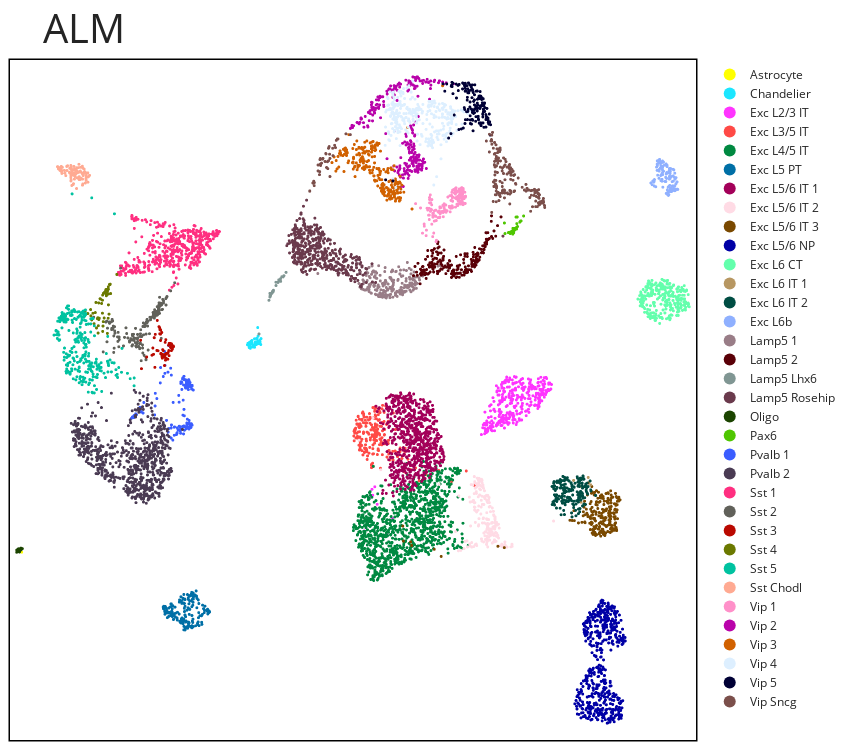

The cell this chart's notebook holds for it:
### Markdown cell above
# FIG 3A

### Code cell
fig = bp.umap(alm, 'labels34', title="ALM", width=850, height=750)
fig.update_layout(margin=dict(t=60), title_font_size=40)
fig.update_layout(
    title=dict(
        y=0.98,              
        yanchor="top",
        pad=dict(t=0, b=0) 
    )
)
fig.write_image("FIG3/ALM.png", scale=3)
fig.show()

### Figure 1 — Plotly figure (JSON) as saved in the notebook; plotly's stock layout.template omitted (floating-point values rounded to 4 significant figures; data arrays with more than 128 entries replaced by an {"elided": "..."} marker saying what was removed)
{"data": [{"hovertemplate": "color=Astrocyte<br>x=%{x}<br>y=%{y}<extra></extra>", "legendgroup": "Astrocyte", "line": {"width": 2}, "marker": {"color": "#FFFF00", "size": 3, "symbol": "circle"}, "mode": "markers", "name": "Astrocyte", "showlegend": true, "type": "scattergl", "x": [-9.991, -9.917], "xaxis": "x", "y": [-2.716, -2.797], "yaxis": "y"}, {"hovertemplate": "color=Chandelier<br>x=%{x}<br>y=%{y}<extra></extra>", "legendgroup": "Chandelier", "line": {"width": 2}, "marker": {"color": "#1CE6FF", "size": 3, "symbol": "circle"}, "mode": "markers", "name": "Chandelier", "showlegend": true, "type": "scattergl", "x": [0.9388, 1.302, 1.261, 1.054, 1.108, 1.295, 1.353, 1.265, 1.482, 1.365, 1.325, 1.435, 1.491, 1.255, 1.445, 0.9657, 0.9459, 1.105, 0.9386, 1.142, 1.099, 1.361, 1.174, 1.335, 1.185, 1.051, 1.339, 1.398, 1.351, 0.929, 1.336, 0.9087, 1.208, 0.8483, 1.279, 1.232, 1.001, 0.8677, 1.188, 0.9593, 1.06, 0.9862, 0.9845], "xaxis": "x", "y": [7.2, 7.391, 7.095, 7.133, 6.986, 7.197, 7.504, 7.145, 7.103, 7.191, 7.214, 7.294, 7.385, 7.141, 7.226, 7.109, 6.97, 7.045, 6.954, 7.09, 7.028, 7.194, 7.089, 7.137, 7.379, 7.224, 7.277, 7.15, 7.194, 6.956, 7.91, 7.054, 7.193, 7.088, 7.391, 7.235, 7.246, 7.156, 6.973, 7.091, 7.293, 6.969, 6.922], "yaxis": "y"}, {"hovertemplate": "color=Exc L2/3 IT<br>x=%{x}<br>y=%{y}<extra></extra>", "legendgroup": "Exc L2/3 IT", "line": {"width": 2}, "marker": {"color": "#FF34FF", "size": 3, "symbol": "circle"}, "mode": "markers", "name": "Exc L2/3 IT", "showlegend": true, "type": "scattergl", "x": {"elided": "325 float values"}, "xaxis": "x", "y": {"elided": "325 float values"}, "yaxis": "y"}, {"hovertemplate": "color=Exc L3/5 IT<br>x=%{x}<br>y=%{y}<extra></extra>", "legendgroup": "Exc L3/5 IT", "line": {"width": 2}, "marker": {"color": "#FF4A46", "size": 3, "symbol": "circle"}, "mode": "markers", "name": "Exc L3/5 IT", "showlegend": true, "type": "scattergl", "x": {"elided": "224 float values"}, "xaxis": "x", "y": {"elided": "224 float values"}, "yaxis": "y"}, {"hovertemplate": "color=Exc L4/5 IT<br>x=%{x}<br>y=%{y}<extra></extra>", "legendgroup": "Exc L4/5 IT", "line": {"width": 2}, "marker": {"color": "#008941", "size": 3, "symbol": "circle"}, "mode": "markers", "name": "Exc L4/5 IT", "showlegend": true, "type": "scattergl", "x": {"elided": "1037 float values"}, "xaxis": "x", "y": {"elided": "1037 float values"}, "yaxis": "y"}, {"hovertemplate": "color=Exc L5 PT<br>x=%{x}<br>y=%{y}<extra></extra>", "legendgroup": "Exc L5 PT", "line": {"width": 2}, "marker": {"color": "#006FA6", "size": 3, "symbol": "circle"}, "mode": "markers", "name": "Exc L5 PT", "showlegend": true, "type": "scattergl", "x": {"elided": "165 float values"}, "xaxis": "x", "y": {"elided": "165 float values"}, "yaxis": "y"}, {"hovertemplate": "color=Exc L5/6 IT 1<br>x=%{x}<br>y=%{y}<extra></extra>", "legendgroup": "Exc L5/6 IT 1", "line": {"width": 2}, "marker": {"color": "#A30059", "size": 3, "symbol": "circle"}, "mode": "markers", "name": "Exc L5/6 IT 1", "showlegend": true, "type": "scattergl", "x": {"elided": "703 float values"}, "xaxis": "x", "y": {"elided": "703 float values"}, "yaxis": "y"}, {"hovertemplate": "color=Exc L5/6 IT 2<br>x=%{x}<br>y=%{y}<extra></extra>", "legendgroup": "Exc L5/6 IT 2", "line": {"width": 2}, "marker": {"color": "#FFDBE5", "size": 3, "symbol": "circle"}, "mode": "markers", "name": "Exc L5/6 IT 2", "showlegend": true, "type": "scattergl", "x": {"elided": "199 float values"}, "xaxis": "x", "y": {"elided": "199 float values"}, "yaxis": "y"}, {"hovertemplate": "color=Exc L5/6 IT 3<br>x=%{x}<br>y=%{y}<extra></extra>", "legendgroup": "Exc L5/6 IT 3", "line": {"width": 2}, "marker": {"color": "#7A4900", "size": 3, "symbol": "circle"}, "mode": "markers", "name": "Exc L5/6 IT 3", "showlegend": true, "type": "scattergl", "x": {"elided": "223 float values"}, "xaxis": "x", "y": {"elided": "223 float values"}, "yaxis": "y"}, {"hovertemplate": "color=Exc L5/6 NP<br>x=%{x}<br>y=%{y}<extra></extra>", "legendgroup": "Exc L5/6 NP", "line": {"width": 2}, "marker": {"color": "#0000A6", "size": 3, "symbol": "circle"}, "mode": "markers", "name": "Exc L5/6 NP", "showlegend": true, "type": "scattergl", "x": {"elided": "527 float values"}, "xaxis": "x", "y": {"elided": "527 float values"}, "yaxis": "y"}, {"hovertemplate": "color=Exc L6 CT<br>x=%{x}<br>y=%{y}<extra></extra>", "legendgroup": "Exc L6 CT", "line": {"width": 2}, "marker": {"color": "#63FFAC", "size": 3, "symbol": "circle"}, "mode": "markers", "name": "Exc L6 CT", "showlegend": true, "type": "scattergl", "x": {"elided": "264 float values"}, "xaxis": "x", "y": {"elided": "264 float values"}, "yaxis": "y"}, {"hovertemplate": "color=Exc L6 IT 1<br>x=%{x}<br>y=%{y}<extra></extra>", "legendgroup": "Exc L6 IT 1", "line": {"width": 2}, "marker": {"color": "#B79762", "size": 3, "symbol": "circle"}, "mode": "markers", "name": "Exc L6 IT 1", "showlegend": true, "type": "scattergl", "x": [16.7, 17.21, 16.75, 17.09, 16.39], "xaxis": "x", "y": [0.3324, 0.4161, -0.4136, 0.7674, 0.6254], "yaxis": "y"}, {"hovertemplate": "color=Exc L6 IT 2<br>x=%{x}<br>y=%{y}<extra></extra>", "legendgroup": "Exc L6 IT 2", "line": {"width": 2}, "marker": {"color": "#004D43", "size": 3, "symbol": "circle"}, "mode": "markers", "name": "Exc L6 IT 2", "showlegend": true, "type": "scattergl", "x": {"elided": "173 float values"}, "xaxis": "x", "y": {"elided": "173 float values"}, "yaxis": "y"}, {"hovertemplate": "color=Exc L6b<br>x=%{x}<br>y=%{y}<extra></extra>", "legendgroup": "Exc L6b", "line": {"width": 2}, "marker": {"color": "#8FB0FF", "size": 3, "symbol": "circle"}, "mode": "markers", "name": "Exc L6b", "showlegend": true, "type": "scattergl", "x": [21.32, 20.96, 20.38, 21.04, 21.14, 20.49, 20.68, 21.01, 21.22, 20.8, 20.64, 21.17, 20.56, 20.9, 20.25, 20.96, 20.63, 20.93, 21.36, 21.27, 20.49, 20.97, 20.61, 21.21, 21.09, 21.0, 20.97, 20.88, 21.17, 20.08, 20.51, 20.86, 20.79, 20.54, 21.14, 21.05, 21.01, 20.78, 20.85, 20.14, 20.47, 21.23, 21.0, 20.48, 21.2, 20.55, 20.47, 20.95, 21.15, 20.52, 21.27, 20.72, 20.4, 20.17, 20.48, 20.65, 20.46, 21.04, 20.38, 20.64, 20.24, 20.31, 21.22, 20.87, 20.64, 20.48, 21.24, 20.38, 20.78, 20.99, 21.2, 21.11, 20.93, 20.61, 20.24, 20.63, 20.22, 21.09, 20.48, 20.85, 20.54, 20.83, 21.02, 21.34, 21.22, 20.63, 20.62, 20.65, 21.25, 20.6, 20.85, 20.75, 20.21, 20.55, 20.38, 21.16, 20.35, 20.39, 21.02, 20.46, 20.85, 20.68, 20.81, 20.51, 20.9, 20.91, 21.15, 21.18, 20.98, 20.96, 20.8, 21.06, 20.97, 20.95, 20.83], "xaxis": "x", "y": [14.85, 14.99, 15.86, 14.49, 15.46, 15.92, 15.8, 14.4, 15.27, 15.71, 15.39, 15.43, 14.92, 14.6, 14.96, 15.4, 15.54, 15.35, 14.5, 14.77, 15.82, 15.07, 14.89, 14.45, 14.65, 15.03, 15.12, 15.28, 14.66, 14.8, 15.76, 14.47, 14.87, 15.16, 15.14, 15.11, 14.52, 15.07, 14.27, 14.72, 15.77, 14.98, 15.37, 15.88, 15.06, 15.63, 15.37, 14.4, 14.89, 15.51, 15.06, 15.65, 15.17, 14.9, 15.45, 15.79, 15.02, 14.4, 15.63, 15.6, 14.66, 14.62, 14.43, 14.35, 15.29, 15.76, 14.52, 15.7, 15.66, 15.26, 14.45, 14.67, 14.25, 14.97, 14.9, 15.85, 14.85, 14.87, 15.78, 15.65, 15.77, 15.02, 14.55, 14.51, 14.67, 15.19, 15.45, 14.6, 14.46, 15.24, 14.31, 14.88, 14.91, 15.76, 15.4, 14.55, 15.56, 15.68, 15.49, 15.9, 15.58, 15.37, 14.31, 15.79, 14.33, 14.21, 14.47, 14.45, 14.69, 14.44, 15.23, 14.4, 15.49, 14.66, 15.3], "yaxis": "y"}, {"hovertemplate": "color=Lamp5 1<br>x=%{x}<br>y=%{y}<extra></extra>", "legendgroup": "Lamp5 1", "line": {"width": 2}, "marker": {"color": "#997D87", "size": 3, "symbol": "circle"}, "mode": "markers", "name": "Lamp5 1", "showlegend": true, "type": "scattergl", "x": {"elided": "215 float values"}, "xaxis": "x", "y": {"elided": "215 float values"}, "yaxis": "y"}, {"hovertemplate": "color=Lamp5 2<br>x=%{x}<br>y=%{y}<extra></extra>", "legendgroup": "Lamp5 2", "line": {"width": 2}, "marker": {"color": "#5A0007", "size": 3, "symbol": "circle"}, "mode": "markers", "name": "Lamp5 2", "showlegend": true, "type": "scattergl", "x": {"elided": "203 float values"}, "xaxis": "x", "y": {"elided": "203 float values"}, "yaxis": "y"}, {"hovertemplate": "color=Lamp5 Lhx6<br>x=%{x}<br>y=%{y}<extra></extra>", "legendgroup": "Lamp5 Lhx6", "line": {"width": 2}, "marker": {"color": "#809693", "size": 3, "symbol": "circle"}, "mode": "markers", "name": "Lamp5 Lhx6", "showlegend": true, "type": "scattergl", "x": [2.044, 1.93, 2.015, 1.918, 2.301, 1.972, 1.965, 1.928, 2.348, 2.078, 2.083, 1.869, 1.397, 1.965, 2.204, 2.546, 1.95, 2.314, 2.583, 2.428, 2.01, 2.484, 2.207, 2.338, 2.686, 1.957, 1.915, 2.033, 2.431], "xaxis": "x", "y": [9.639, 9.43, 9.547, 9.368, 10.06, 9.523, 9.515, 9.438, 10.16, 9.63, 9.692, 9.211, 7.606, 9.527, 10.07, 10.33, 9.437, 10.08, 10.39, 10.24, 9.567, 10.34, 9.916, 10.19, 10.54, 9.5, 9.539, 9.584, 10.11], "yaxis": "y"}, {"hovertemplate": "color=Lamp5 Rosehip<br>x=%{x}<br>y=%{y}<extra></extra>", "legendgroup": "Lamp5 Rosehip", "line": {"width": 2}, "marker": {"color": "#6A3A4C", "size": 3, "symbol": "circle"}, "mode": "markers", "name": "Lamp5 Rosehip", "showlegend": true, "type": "scattergl", "x": {"elided": "425 float values"}, "xaxis": "x", "y": {"elided": "425 float values"}, "yaxis": "y"}, {"hovertemplate": "color=Oligo<br>x=%{x}<br>y=%{y}<extra></extra>", "legendgroup": "Oligo", "line": {"width": 2}, "marker": {"color": "#1B4400", "size": 3, "symbol": "circle"}, "mode": "markers", "name": "Oligo", "showlegend": true, "type": "scattergl", "x": [-9.959, -10.03, -10.12, -9.91, -10.13, -10.14, -10.15, -10.0, -10.01, -10.02, -10.15, -10.03, -10.07, -9.885, -9.94, -9.996, -9.954, -10.11, -10.02], "xaxis": "x", "y": [-2.692, -2.782, -2.705, -2.647, -2.72, -2.761, -2.799, -2.689, -2.707, -2.782, -2.695, -2.712, -2.631, -2.626, -2.648, -2.632, -2.603, -2.767, -2.661], "yaxis": "y"}, {"hovertemplate": "color=Pax6<br>x=%{x}<br>y=%{y}<extra></extra>", "legendgroup": "Pax6", "line": {"width": 2}, "marker": {"color": "#4FC601", "size": 3, "symbol": "circle"}, "mode": "markers", "name": "Pax6", "showlegend": true, "type": "scattergl", "x": [13.28, 13.12, 13.54, 13.58, 13.86, 13.5, 13.65, 13.72, 13.49, 13.53, 13.09, 13.45, 13.3, 13.37, 13.66, 13.51, 13.89, 13.38, 13.71, 13.58, 13.67, 13.59, 14.01, 13.68, 13.58, 13.42, 13.83], "xaxis": "x", "y": [12.43, 12.39, 12.43, 12.56, 12.99, 12.64, 13.18, 12.73, 12.37, 12.49, 12.9, 12.5, 12.45, 12.39, 12.68, 12.62, 12.99, 12.46, 13.18, 12.64, 12.61, 12.64, 13.23, 12.86, 12.59, 12.42, 12.93], "yaxis": "y"}, {"hovertemplate": "color=Pvalb 1<br>x=%{x}<br>y=%{y}<extra></extra>", "legendgroup": "Pvalb 1", "line": {"width": 2}, "marker": {"color": "#3B5DFF", "size": 3, "symbol": "circle"}, "mode": "markers", "name": "Pvalb 1", "showlegend": true, "type": "scattergl", "x": [-1.872, -2.794, -2.36, -2.1, -1.975, -3.577, -2.105, -3.474, -2.445, -2.111, -2.696, -2.049, -2.015, -2.943, -3.295, -3.309, -3.118, -2.283, -4.213, -1.906, -3.091, -3.086, -1.97, -2.046, -2.934, -3.012, -1.842, -1.914, -2.083, -1.798, -2.512, -2.164, -2.066, -2.782, -3.097, -2.339, -2.507, -2.813, -2.183, -2.41, -2.325, -2.116, -2.173, -2.499, -1.98, -1.956, -2.199, -2.646, -2.045, -2.181, -1.939, -2.914, -4.446, -2.18, -1.856, -4.685, -1.735, -1.819, -1.889, -2.383, -2.228, -2.792, -2.429, -4.567, -2.246, -4.234, -1.987, -2.01, -4.094, -2.143, -2.059, -1.815, -2.643, -2.712, -4.481, -2.903, -2.168, -2.14, -2.776, -4.273, -1.932, -2.16, -2.01, -2.238, -3.547, -2.041, -2.04, -2.033, -1.892, -2.34, -2.357, -2.078, -1.932, -3.555, -4.641, -2.407, -1.791, -2.539, -1.834, -2.355, -2.465, -2.63, -4.561, -2.228, -2.281, -2.22, -2.332, -1.992, -4.285, -2.234, -2.084, -1.943, -2.217, -2.079, -1.968, -2.19, -1.787, -2.019, -1.982, -1.85, -2.201, -1.953, -1.857, -4.131, -3.166, -1.895], "xaxis": "x", "y": [3.272, 3.124, 3.187, 5.028, 5.162, 3.749, 3.18, 4.526, 3.024, 5.052, 4.343, 5.329, 5.279, 5.786, 6.006, 5.275, 3.169, 5.303, 3.905, 3.208, 5.73, 6.106, 4.955, 5.024, 2.93, 3.487, 3.332, 3.141, 5.412, 5.113, 2.869, 3.704, 5.344, 5.645, 6.766, 2.871, 2.9, 5.974, 3.221, 4.355, 5.327, 5.161, 5.453, 3.136, 5.08, 5.429, 5.177, 3.16, 3.36, 5.588, 3.078, 7.055, 3.76, 4.012, 5.089, 3.584, 4.933, 3.305, 3.188, 3.011, 3.736, 2.646, 4.679, 3.621, 5.456, 3.891, 3.329, 3.17, 4.341, 5.433, 5.262, 4.979, 2.778, 2.546, 3.802, 3.097, 5.421, 3.192, 3.27, 4.113, 3.347, 3.016, 5.278, 5.511, 4.778, 5.25, 3.301, 5.181, 5.178, 3.083, 3.176, 5.1, 3.48, 4.174, 3.646, 3.209, 3.256, 2.812, 3.325, 2.976, 3.05, 3.174, 3.716, 3.207, 4.964, 3.196, 5.25, 3.127, 3.948, 3.188, 5.177, 5.392, 4.451, 3.083, 5.283, 3.191, 5.156, 3.544, 5.203, 3.147, 2.842, 5.337, 5.165, 3.838, 5.577, 5.293], "yaxis": "y"}, {"hovertemplate": "color=Pvalb 2<br>x=%{x}<br>y=%{y}<extra></extra>", "legendgroup": "Pvalb 2", "line": {"width": 2}, "marker": {"color": "#4A3B53", "size": 3, "symbol": "circle"}, "mode": "markers", "name": "Pvalb 2", "showlegend": true, "type": "scattergl", "x": {"elided": "716 float values"}, "xaxis": "x", "y": {"elided": "716 float values"}, "yaxis": "y"}, {"hovertemplate": "color=Sst 1<br>x=%{x}<br>y=%{y}<extra></extra>", "legendgroup": "Sst 1", "line": {"width": 2}, "marker": {"color": "#FF2F80", "size": 3, "symbol": "circle"}, "mode": "markers", "name": "Sst 1", "showlegend": true, "type": "scattergl", "x": {"elided": "437 float values"}, "xaxis": "x", "y": {"elided": "437 float values"}, "yaxis": "y"}, {"hovertemplate": "color=Sst 2<br>x=%{x}<br>y=%{y}<extra></extra>", "legendgroup": "Sst 2", "line": {"width": 2}, "marker": {"color": "#61615A", "size": 3, "symbol": "circle"}, "mode": "markers", "name": "Sst 2", "showlegend": true, "type": "scattergl", "x": {"elided": "147 float values"}, "xaxis": "x", "y": {"elided": "147 float values"}, "yaxis": "y"}, {"hovertemplate": "color=Sst 3<br>x=%{x}<br>y=%{y}<extra></extra>", "legendgroup": "Sst 3", "line": {"width": 2}, "marker": {"color": "#BA0900", "size": 3, "symbol": "circle"}, "mode": "markers", "name": "Sst 3", "showlegend": true, "type": "scattergl", "x": [-3.296, -2.733, -3.061, -2.816, -3.147, -3.194, -3.277, -2.889, -3.471, -2.785, -3.046, -3.601, -3.07, -2.687, -3.453, -3.548, -3.416, -3.371, -3.231, -2.949, -3.032, -3.663, -3.238, -2.968, -3.071, -3.289, -2.766, -2.809, -2.78, -2.886, -2.711, -2.931, -3.317, -4.246, -2.905, -2.844, -3.631, -3.02, -3.191, -3.703, -3.334, -4.208, -2.683, -3.109, -3.212, -3.34, -3.167, -3.223, -3.288, -3.304, -3.035, -2.696, -3.327, -3.092, -3.595, -3.119, -3.026, -3.076, -3.568, -2.913, -3.956], "xaxis": "x", "y": [7.297, 6.885, 6.357, 6.962, 6.509, 6.859, 6.686, 6.572, 6.822, 7.144, 7.334, 7.431, 6.479, 7.035, 8.253, 7.589, 6.806, 7.955, 6.589, 6.403, 6.435, 6.936, 7.676, 6.682, 6.64, 7.788, 7.115, 7.089, 6.812, 7.159, 7.016, 6.725, 7.831, 7.309, 6.814, 7.158, 6.637, 6.44, 6.631, 6.593, 7.615, 5.951, 7.0, 6.102, 6.451, 7.902, 6.816, 6.511, 6.663, 7.597, 6.64, 6.988, 7.811, 6.602, 7.426, 6.555, 6.673, 7.207, 6.015, 7.069, 6.508], "yaxis": "y"}, {"hovertemplate": "color=Sst 4<br>x=%{x}<br>y=%{y}<extra></extra>", "legendgroup": "Sst 4", "line": {"width": 2}, "marker": {"color": "#6B7900", "size": 3, "symbol": "circle"}, "mode": "markers", "name": "Sst 4", "showlegend": true, "type": "scattergl", "x": [-5.829, -6.106, -5.943, -5.787, -6.04, -5.831, -6.157, -6.068, -5.793, -5.881, -5.694, -5.876, -5.842, -5.782, -6.465, -6.619, -5.911, -6.312, -6.285, -6.273, -5.675, -6.006, -5.832, -6.376, -6.763, -5.783, -6.405, -6.056, -6.217, -5.776, -5.895, -5.984, -6.021, -6.241, -5.965, -5.923, -6.055, -6.067, -6.262, -6.629, -5.714, -6.028, -5.88, -5.962, -5.909, -6.35, -5.752, -5.96, -5.727, -5.382, -6.578, -6.522, -6.889, -6.243, -6.178], "xaxis": "x", "y": [9.65, 9.06, 9.608, 9.855, 7.983, 7.635, 9.265, 8.597, 8.356, 9.427, 9.981, 9.458, 9.565, 8.994, 8.096, 8.473, 9.66, 8.338, 8.381, 7.65, 9.53, 9.541, 9.729, 9.109, 8.58, 9.739, 8.625, 9.459, 8.357, 9.514, 9.726, 8.367, 9.54, 8.291, 9.592, 9.63, 7.73, 9.215, 8.0, 8.768, 9.955, 8.192, 9.5, 9.585, 9.705, 7.891, 8.552, 9.599, 9.97, 10.45, 8.277, 8.594, 8.683, 9.087, 9.287], "yaxis": "y"}, {"hovertemplate": "color=Sst 5<br>x=%{x}<br>y=%{y}<extra></extra>", "legendgroup": "Sst 5", "line": {"width": 2}, "marker": {"color": "#00C2A0", "size": 3, "symbol": "circle"}, "mode": "markers", "name": "Sst 5", "showlegend": true, "type": "scattergl", "x": {"elided": "273 float values"}, "xaxis": "x", "y": {"elided": "273 float values"}, "yaxis": "y"}, {"hovertemplate": "color=Sst Chodl<br>x=%{x}<br>y=%{y}<extra></extra>", "legendgroup": "Sst Chodl", "line": {"width": 2}, "marker": {"color": "#FFAA92", "size": 3, "symbol": "circle"}, "mode": "markers", "name": "Sst Chodl", "showlegend": true, "type": "scattergl", "x": [-7.171, -7.132, -7.342, -7.459, -7.626, -7.427, -7.193, -7.568, -6.844, -7.572, -6.681, -6.94, -7.149, -7.214, -8.0, -6.932, -7.113, -7.291, -7.003, -7.886, -7.568, -8.027, -6.986, -7.353, -8.002, -7.016, -7.254, -7.254, -7.641, -7.855, -8.028, -7.769, -7.472, -7.618, -7.569, -7.46, -8.196, -7.014, -7.107, -7.27, -7.003, -7.312, -7.44, -7.176, -7.08, -7.21, -6.759, -6.811, -7.402, -6.88, -6.848, -7.558, -7.344, -7.448, -7.188, -7.301, -8.088, -6.842, -8.166, -8.1, -7.977, -7.389, -7.575, -7.269, -6.764, -7.327, -7.024, -8.125, -8.031, -7.189, -7.726, -7.558, -7.273, -8.125, -6.737, -6.994, -7.45, -7.086, -8.149, -6.898, -7.814, -7.523, -8.211, -6.844, -6.935, -7.369, -8.02, -8.106, -7.122, -7.023, -7.758, -7.528, -7.558], "xaxis": "x", "y": [15.1, 14.97, 15.38, 15.17, 15.51, 15.59, 15.32, 15.45, 14.94, 15.64, 15.17, 15.46, 15.04, 15.53, 15.26, 15.26, 15.55, 15.53, 15.51, 15.4, 15.15, 15.42, 15.16, 15.47, 15.39, 14.7, 15.29, 15.04, 15.31, 15.28, 15.6, 15.59, 15.44, 15.27, 14.9, 14.73, 15.58, 14.99, 15.32, 15.05, 14.76, 15.43, 15.28, 14.96, 15.31, 15.05, 14.84, 15.26, 14.99, 14.8, 15.01, 15.24, 15.23, 14.77, 15.08, 14.54, 15.4, 15.14, 15.48, 15.49, 15.55, 15.46, 15.06, 15.37, 15.29, 15.47, 15.25, 15.46, 15.54, 15.69, 15.63, 15.54, 15.31, 15.54, 15.1, 15.26, 15.44, 15.03, 15.52, 15.33, 15.15, 15.37, 15.58, 15.03, 15.32, 15.12, 15.35, 15.46, 15.37, 15.6, 15.4, 14.68, 14.96], "yaxis": "y"}, {"hovertemplate": "color=Vip 1<br>x=%{x}<br>y=%{y}<extra></extra>", "legendgroup": "Vip 1", "line": {"width": 2}, "marker": {"color": "#FF90C9", "size": 3, "symbol": "circle"}, "mode": "markers", "name": "Vip 1", "showlegend": true, "type": "scattergl", "x": {"elided": "154 float values"}, "xaxis": "x", "y": {"elided": "154 float values"}, "yaxis": "y"}, {"hovertemplate": "color=Vip 2<br>x=%{x}<br>y=%{y}<extra></extra>", "legendgroup": "Vip 2", "line": {"width": 2}, "marker": {"color": "#B903AA", "size": 3, "symbol": "circle"}, "mode": "markers", "name": "Vip 2", "showlegend": true, "type": "scattergl", "x": {"elided": "243 float values"}, "xaxis": "x", "y": {"elided": "243 float values"}, "yaxis": "y"}, {"hovertemplate": "color=Vip 3<br>x=%{x}<br>y=%{y}<extra></extra>", "legendgroup": "Vip 3", "line": {"width": 2}, "marker": {"color": "#D16100", "size": 3, "symbol": "circle"}, "mode": "markers", "name": "Vip 3", "showlegend": true, "type": "scattergl", "x": {"elided": "232 float values"}, "xaxis": "x", "y": {"elided": "232 float values"}, "yaxis": "y"}, {"hovertemplate": "color=Vip 4<br>x=%{x}<br>y=%{y}<extra></extra>", "legendgroup": "Vip 4", "line": {"width": 2}, "marker": {"color": "#DDEFFF", "size": 3, "symbol": "circle"}, "mode": "markers", "name": "Vip 4", "showlegend": true, "type": "scattergl", "x": {"elided": "310 float values"}, "xaxis": "x", "y": {"elided": "310 float values"}, "yaxis": "y"}, {"hovertemplate": "color=Vip 5<br>x=%{x}<br>y=%{y}<extra></extra>", "legendgroup": "Vip 5", "line": {"width": 2}, "marker": {"color": "#000035", "size": 3, "symbol": "circle"}, "mode": "markers", "name": "Vip 5", "showlegend": true, "type": "scattergl", "x": {"elided": "150 float values"}, "xaxis": "x", "y": {"elided": "150 float values"}, "yaxis": "y"}, {"hovertemplate": "color=Vip Sncg<br>x=%{x}<br>y=%{y}<extra></extra>", "legendgroup": "Vip Sncg", "line": {"width": 2}, "marker": {"color": "#7B4F4B", "size": 3, "symbol": "circle"}, "mode": "markers", "name": "Vip Sncg", "showlegend": true, "type": "scattergl", "x": {"elided": "208 float values"}, "xaxis": "x", "y": {"elided": "208 float values"}, "yaxis": "y"}], "layout": {"height": 750, "legend": {"bgcolor": "rgba(0,0,0,0)", "borderwidth": 0, "itemsizing": "constant", "orientation": "v", "title": {"text": ""}, "tracegroupgap": 0, "x": 1.02, "xanchor": "left", "y": 1, "yanchor": "top"}, "margin": {"b": 10, "l": 10, "r": 10, "t": 60}, "plot_bgcolor": "white", "title": {"font": {"size": 40}, "pad": {"b": 0, "t": 0}, "text": "ALM", "y": 0.98, "yanchor": "top"}, "width": 850, "xaxis": {"anchor": "y", "domain": [0, 1], "linecolor": "black", "linewidth": 1.5, "mirror": true, "range": [-10.47, 22.23], "showgrid": false, "showline": true, "showticklabels": false, "ticklen": 0, "ticks": "outside", "tickwidth": 0, "title": {}, "zeroline": false}, "yaxis": {"anchor": "x", "domain": [0, 1], "linecolor": "black", "linewidth": 1.5, "mirror": true, "range": [-11.26, 20.17], "scaleanchor": "x", "scaleratio": 1, "showgrid": false, "showline": true, "showticklabels": false, "ticklen": 0, "ticks": "outside", "tickwidth": 0, "title": {}, "zeroline": false}}}
